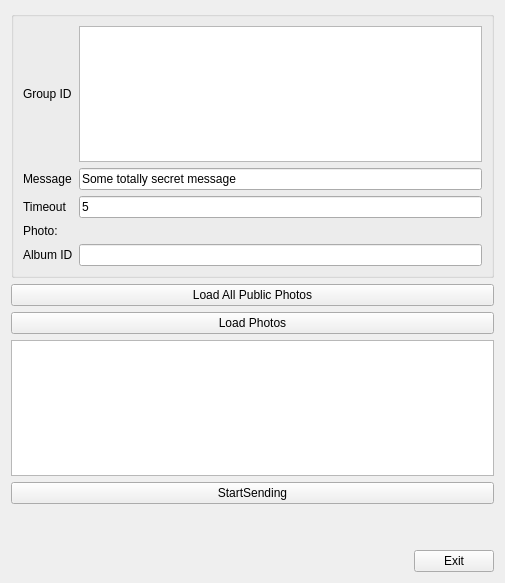
<?xml version="1.0" encoding="UTF-8"?>
<ui version="4.0">
 <class>SendGroupsDialog</class>
 <widget class="QWidget" name="SendGroupsDialog">
  <property name="geometry">
   <rect>
    <x>0</x>
    <y>0</y>
    <width>505</width>
    <height>583</height>
   </rect>
  </property>
  <property name="windowTitle">
   <string>Send messages in groups</string>
  </property>
  <layout class="QVBoxLayout" name="verticalLayout" stretch="0,0,0,0,0,0,0,0">
   <item>
    <widget class="QGroupBox" name="groupBox">
     <property name="minimumSize">
      <size>
       <width>100</width>
       <height>250</height>
      </size>
     </property>
     <property name="title">
      <string/>
     </property>
     <layout class="QGridLayout" name="gridLayout">
      <item row="0" column="0">
       <widget class="QLabel" name="lblGroupIds">
        <property name="text">
         <string>Group ID</string>
        </property>
       </widget>
      </item>
      <item row="4" column="0">
       <widget class="QLabel" name="lblAlbum">
        <property name="text">
         <string>Album ID</string>
        </property>
       </widget>
      </item>
      <item row="4" column="1">
       <widget class="QLineEdit" name="editAlbumID"/>
      </item>
      <item row="3" column="0">
       <widget class="QLabel" name="lblPhoto">
        <property name="text">
         <string>Photo:</string>
        </property>
       </widget>
      </item>
      <item row="2" column="1">
       <widget class="QLineEdit" name="editTimeOut">
        <property name="text">
         <string>5</string>
        </property>
       </widget>
      </item>
      <item row="2" column="0">
       <widget class="QLabel" name="label">
        <property name="text">
         <string>Timeout</string>
        </property>
       </widget>
      </item>
      <item row="1" column="1">
       <widget class="QLineEdit" name="editMessage">
        <property name="text">
         <string>Some totally secret message</string>
        </property>
       </widget>
      </item>
      <item row="1" column="0">
       <widget class="QLabel" name="lblMessage">
        <property name="text">
         <string>Message</string>
        </property>
       </widget>
      </item>
      <item row="0" column="1">
       <widget class="QListView" name="list"/>
      </item>
     </layout>
    </widget>
   </item>
   <item>
    <widget class="QPushButton" name="btnLoadAllPublicPhotos">
     <property name="text">
      <string>Load All Public Photos</string>
     </property>
    </widget>
   </item>
   <item>
    <widget class="QPushButton" name="btnLoadPhotos">
     <property name="text">
      <string>Load Photos</string>
     </property>
    </widget>
   </item>
   <item>
    <widget class="QListWidget" name="lstPhotos"/>
   </item>
   <item>
    <widget class="QPushButton" name="btnSend">
     <property name="text">
      <string>StartSending</string>
     </property>
    </widget>
   </item>
   <item>
    <widget class="QLabel" name="lblStatus">
     <property name="text">
      <string/>
     </property>
    </widget>
   </item>
   <item>
    <spacer name="verticalSpacer">
     <property name="orientation">
      <enum>Qt::Vertical</enum>
     </property>
     <property name="sizeType">
      <enum>QSizePolicy::Fixed</enum>
     </property>
     <property name="sizeHint" stdset="0">
      <size>
       <width>20</width>
       <height>20</height>
      </size>
     </property>
    </spacer>
   </item>
   <item>
    <layout class="QHBoxLayout" name="horizontalLayout">
     <item>
      <spacer name="horizontalSpacer">
       <property name="orientation">
        <enum>Qt::Horizontal</enum>
       </property>
       <property name="sizeHint" stdset="0">
        <size>
         <width>40</width>
         <height>20</height>
        </size>
       </property>
      </spacer>
     </item>
     <item>
      <widget class="QPushButton" name="btnExit">
       <property name="text">
        <string>Exit</string>
       </property>
      </widget>
     </item>
    </layout>
   </item>
  </layout>
 </widget>
 <resources/>
 <connections>
  <connection>
   <sender>btnExit</sender>
   <signal>clicked()</signal>
   <receiver>SendGroupsDialog</receiver>
   <slot>close()</slot>
   <hints>
    <hint type="sourcelabel">
     <x>393</x>
     <y>396</y>
    </hint>
    <hint type="destinationlabel">
     <x>217</x>
     <y>212</y>
    </hint>
   </hints>
  </connection>
 </connections>
</ui>
